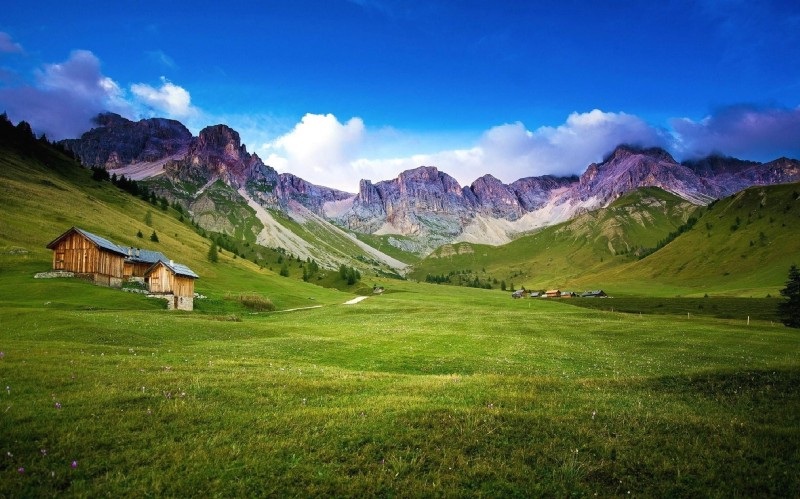
%> input picture nature.jpg, 800 x 499 px
$ octave imageEnhancement.m   (GNU Octave 9; MATLAB toolbox functions it lacks are replaced by stand-ins)
%> lines starting %> are read from the running program, lines starting %| are printed output that depends on the picture; in (x1, y1, x2, y2) boxes, pixels count from 0 and x2, y2 are one past the last pixel; in counts of white or black regions, pixels touching at a corner belong together; the program's own positions count from 1
% Program         : Pengolahan Image Enhancement pada Matlab
% Tanggal         : 30 November 2018
% Author          : Farhan Alfariqi
% Tugas           : Study Group MM

% Membaca data Gambar
image1 = imread('nature.jpg');
%> image1 is the input picture: size 499x800x3 uint8; mean R, G, B 77.5, 103.6, 96.8
image2 = rgb2gray(image1);
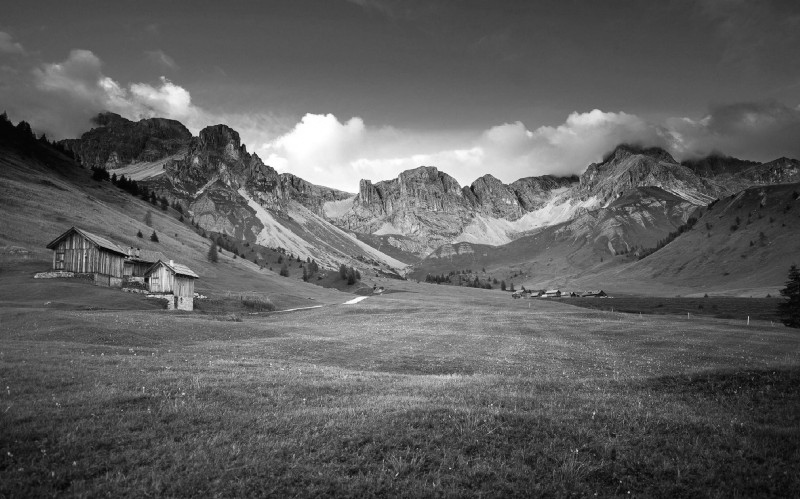
%> image2: size 499x800 uint8; min 0, max 255, mean 95
image3 = graythresh(image2);
%> image3 = 0.439
image4 = im2bw(image2,image3);
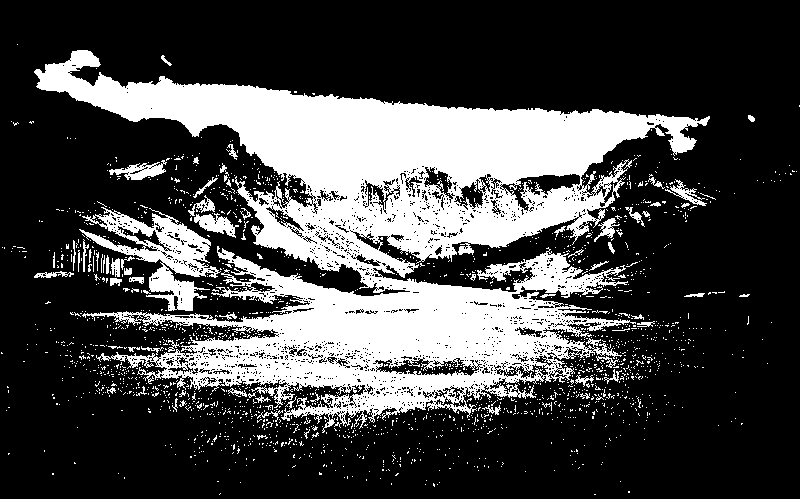
%> image4: size 499x800 logical; 27.6% white; 1922 white regions (1851 under 20 px), largest, box (x1, y1, x2, y2) and area: (34, 50, 710, 433) 95955, (79, 207, 221, 311) 4895, (194, 213, 239, 238) 539
% Menampilkan Gambar berformat Grayscale dan Biner
subplot(1,2,1), imshow(image2), title('Gambar Grayscale');
subplot(1,2,2), imshow(image4), title('Gambar Biner');

% Menambahkan noise pada Gambar Asli
image1 = imread('manhattan.jpg');
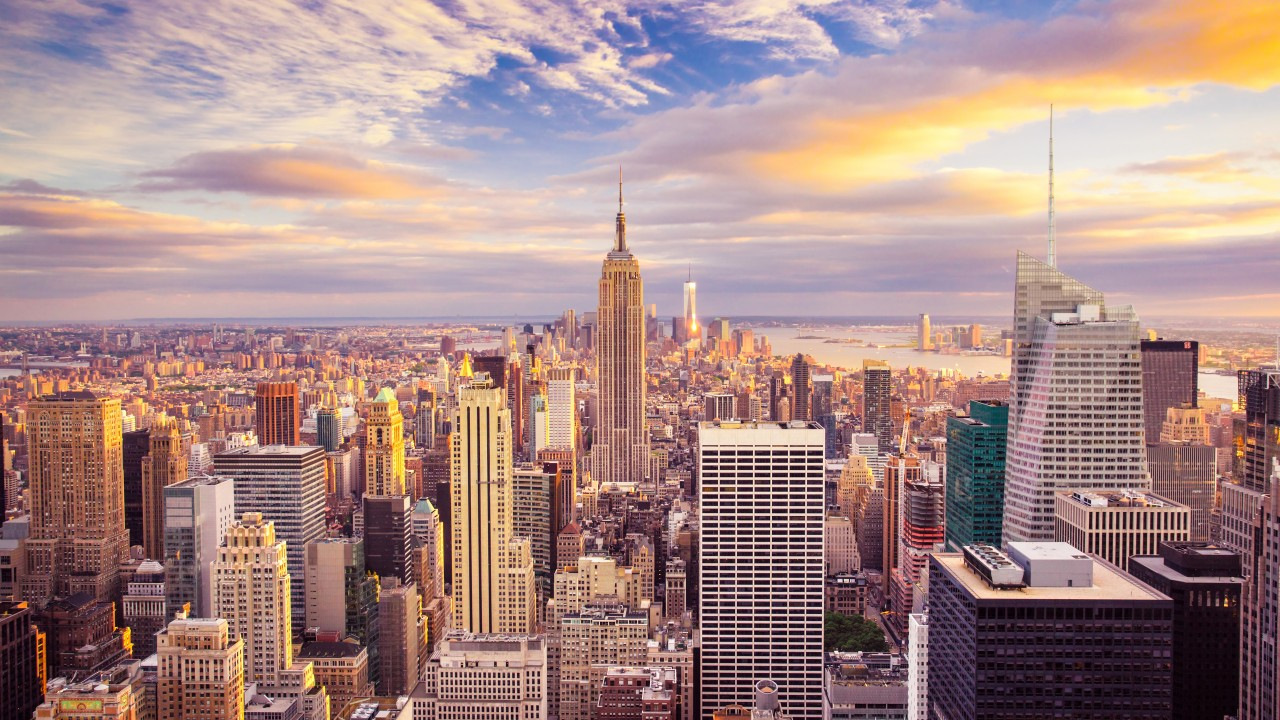
%> input picture manhattan.jpg, 1280 x 720 px
%> image1 is the input picture: size 720x1280x3 uint8; mean R, G, B 167.3, 137.9, 135.2
image2 = imnoise(image1, 'salt & pepper');
%> image2: size 720x1280x3 uint8
image3 = imnoise(image1, 'gaussian');
% Menampilkan Noise format Salt & Pepper dan Gaussian
subplot(1,2,1), imshow(image2), title('Salt & Pepper');
subplot(1,2,2), imshow(image3), title('Gaussian');

% Menampilkan Histogram
image1 = imread('nature.jpg');
image1 = rgb2gray(image1);
image2 = imread('manhattan.jpg');
image2 = rgb2gray(image2);
%> image2: size 720x1280 uint8
subplot(1,2,1), imhist(image1), title('Histogram Nature');
subplot(1,2,2), imhist(image2), title('Histogram Manhattan');
%> after `title('Histogram Manhattan')`:
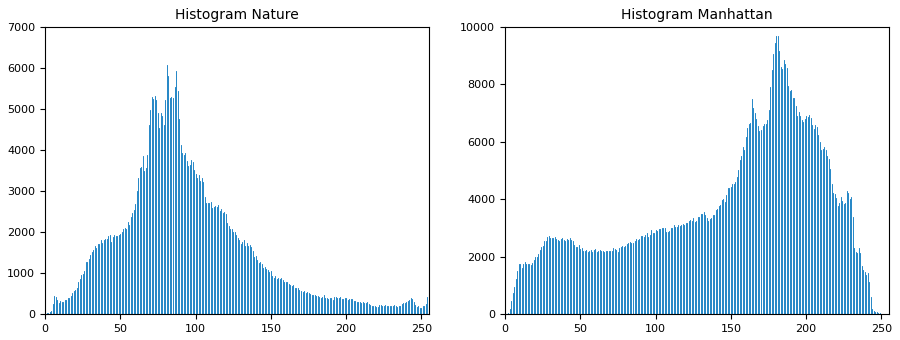
%> figure redrawn from the program's plot data, 2 panels; panel 1: highest point at x = 81, y = 6079; panel 2: highest point at x = 180, y = 9693

% Perubahan Kontras Warna
image = imread('nature.jpg');
% Ubah gambar menjadi format grayscale
image = rgb2gray(image);
image_imadjust    = imadjust(image);
image_histeq      = histeq(image);
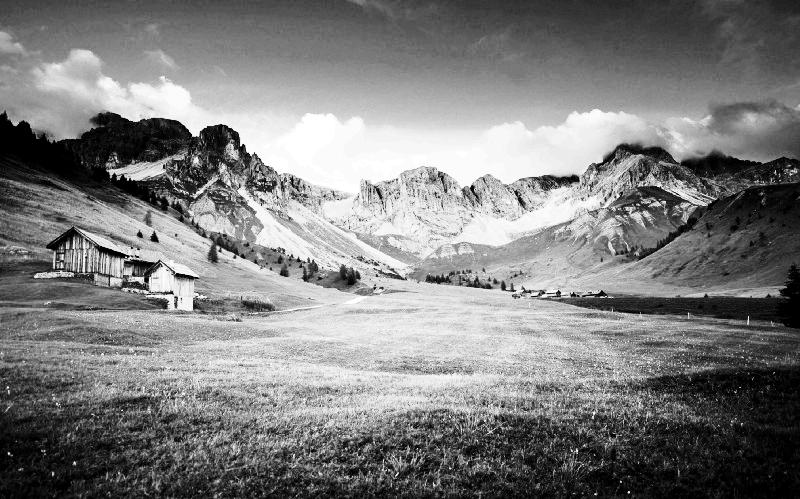
%> image_histeq: size 499x800 uint8; min 0, max 255, mean 126.5
image_adapthisteq = adapthisteq(image);
% Menampilkan Gambar Asli dan Tiga Hasil Perubahan Kontras
montage({image, image_imadjust, image_histeq, image_adapthisteq}, 'Size',[1 4])
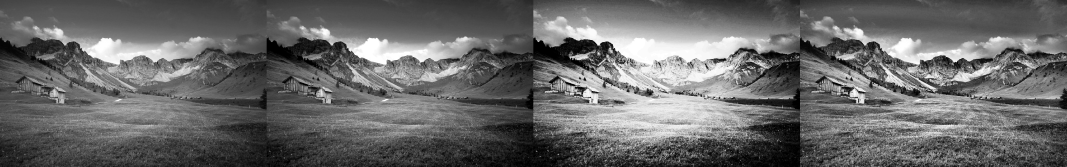
%> displayed picture: size 499x3200, on the screen's scale of 0 to 255 (shown at 1/3 size); min 0, max 255, mean 105.1
title('Original Image and Enhanced Images using imadjust, histeq, and adapthisteq');
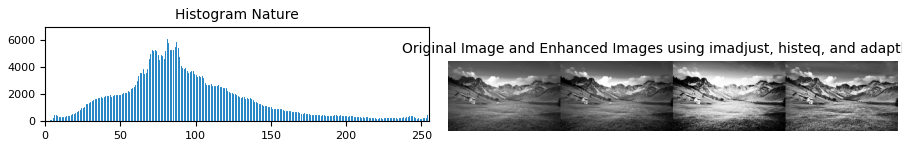
%> figure redrawn from the program's plot data, 2 panels
